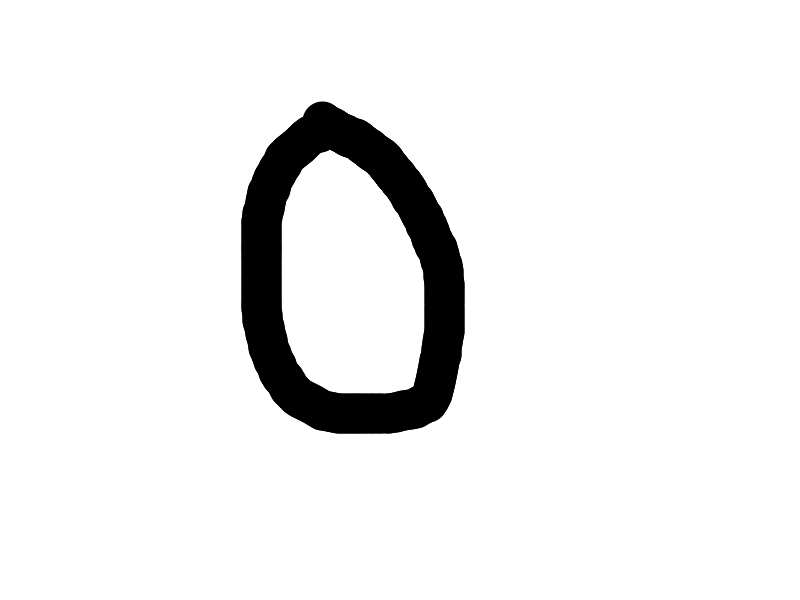
#> input picture t0.jpg, 800 x 600 px
$ python -i pic.py   (imports and definitions only)   (older library calls are emulated)
#> lines starting #> are read from the running program, lines starting #| are printed output that depends on the picture; after the words box and inside, x2 and y2 are one past the last pixel; in counts of white or black regions, pixels touching at a corner belong together; long printed decimals are rounded
import cv2,sys
import numpy as np
import tensorflow as tf

def pic2data(img_name):
    # 获取图片
#> called with img_name = 't0.jpg'
    img = cv2.imread(img_name)
#> img is the input picture: shape (600, 800, 3); min 0, max 255, mean 238.4
    #转换成灰度
    gray = cv2.cvtColor(img, cv2.COLOR_BGR2GRAY)
    #去噪（有 均值滤波器、高斯滤波器、中值滤波器、双边滤波器等, 高斯去噪效果最好）
    #blurred = cv2.GaussianBlur(gray, (9, 9),0)
    #反转
    _, binary_inv = cv2.threshold(gray,127,255,cv2.THRESH_BINARY_INV)
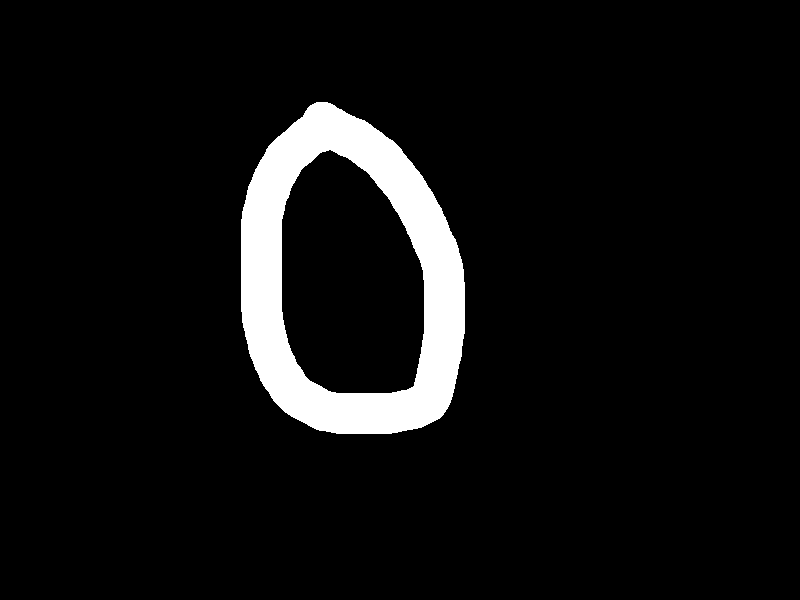
#> binary_inv: shape (600, 800); 6.5% white; 1 white region

    #找区域轮廓 findContours函数
    #参数一：要检索的图片，必须为二值化图像，即黑白的（不是灰度图）
    #参数二：轮廓类型
    #   cv2.RETR_EXTERNAL           表示只检测外轮廓
    #   cv2.RETR_CCOMP              建立两个等级的轮廓,上一层是外边界，里一层为内孔边界信息
    #   cv2.RETR_LIST               检测的轮廓不建立等级关系
    #   cv2.RETR_TREE               建立一个等级树结构的轮廓
    #参数三：处理近似方法
    #   cv2.CHAIN_APPROX_NONE       存储所有的轮廓点，相邻的两个点的像素位置差不超过1
    #   cv2.CHAIN_APPROX_SIMPLE     压缩垂直、水平、对角方向，只保留端点
    #   cv2.CHAIN_APPROX_TC89_L1    使用teh-Chini近似算法
    #   cv2.CHAIN_APPROX_TC89_KCOS  使用teh-Chini近似算法
    (_, cnts, _) = cv2.findContours(binary_inv, cv2.RETR_EXTERNAL,cv2.CHAIN_APPROX_SIMPLE)
#> cnts = 1 contour; box (x1, y1, x2, y2) and area: (241, 102, 465, 434) 58831

    #计算矩阵轮廓
    c = sorted(cnts, key=cv2.contourArea, reverse=True)[0]
#> c = contour of 350 points, box (x1, y1, x2, y2) (241, 102, 465, 434), area 58831
    rect = cv2.minAreaRect(c)
#> rect = ((352.5, 267.5), (331, 223), -90)
    box = np.int0(cv2.boxPoints(rect))  #4点坐标矩阵
#> box = [[464, 432], [241, 432], [241, 102], [464, 102]]

    #画轮廓
    draw_img = cv2.drawContours(img.copy(), [box], -1, (0, 0, 255), 3)
    #据轮廓切割图
    #img_crop = img[y1_min:y2_max,x1_min:x2_max,:]
    #img_crop = gray[12:542,120:577]  #按照未旋转的轮廓截取，旋转待研究，目前没有必要
    y_min = box.T[1].min()
#> y_min = 102
    y_max = box.T[1].max()
#> y_max = 432
    x_min = box.T[0].min()
#> x_min = 241
    x_max = box.T[0].max()
#> x_max = 464
    print(y_min, y_max, x_min, x_max)
#| 102 432 241 464
    p=0.4
    y_temp = (int(y_max) - int(y_min))*p/2
#> y_temp = 66
    x_temp = (int(x_max) - int(x_min))*p/2
#> x_temp = 44.6
    y_min = max(0,y_min-y_temp)
#> y_min = 36
    y_max = y_max + y_temp/2
#> y_max = 465
    x_min = max(0, x_min - x_temp)
#> x_min = 196.4
    x_max = x_max + x_temp
#> x_max = 508.6
    print(y_min, y_max, x_min, x_max)
#| 36.0 465.0 196.4 508.6
    print(int(y_min), int(y_max), int(x_min), int(x_max))
#| 36 465 196 508
    img_crop = binary_inv[int(y_min):int(y_max),int(x_min):int(x_max)]
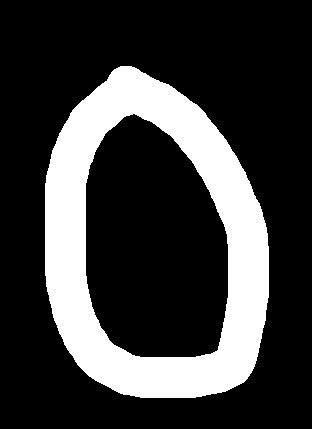
#> img_crop: shape (429, 312); 23.5% white; 1 white region, box (x1, y1, x2, y2) and area: (45, 66, 269, 398) 31436

    #图像缩小
    res = cv2.resize(img_crop,(28,28),interpolation=cv2.INTER_CUBIC)
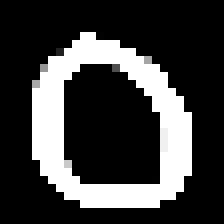
#> res: shape (28, 28) (shown 8 times larger); min 0, max 255, mean 62.1
    cv2.imwrite("temp_res.jpg", res)
    # [5 lines of commented-out code are left out]
    cv2.imshow(str(img_name)+"-draw_img", draw_img)
    cv2.imshow(str(img_name)+"-res", res)
    cv2.waitKey()
    cv2.destroyAllWindows()
    #转换成可对接的数据
    res.shape = -1,784
    x = res.astype(np.float32)
    xr = np.multiply(x,1.0/255)
    #print('res.shape,xr.shape:\t'+str(res.shape)+',\t'+str(xr.shape))
    return xr

# ----------------------------------------------------------------------------------------

def tensor_flow(x_value, prob_value):
    with tf.Session() as sess:
        # 取Model
        sess.run(init)
        # add by steven
        #writer = tf.summary.FileWriter("/home/lab/tf/tp_log", sess.graph)

        saver.restore(sess, '/home/stevenpan/work/tf/ModelconvNN2/model.ckpt')
        y_result = sess.run(y_conv, feed_dict={x: x_value, keep_prob: prob_value})
        # label_result = tf.argmax(y_result,1)
        # print('结果：' + str(np.argmax(y_result)))
    #writer.close()
    return str(np.argmax(y_result))


#import tensorflow as tf
#建模型
# [4 lines not run here, left out]
# [1 line that did not run here, left out]
#定义处理函数
def conv2d(x,w):
    #卷积不改变输入的shape
    return tf.nn.conv2d(x,w,strides=[1,1,1,1],padding='SAME')
#对Tensorflow的池化进行封装
def max_pool_2x2(x):
    return tf.nn.max_pool(x, ksize=[1,2,2,1], strides=[1,2,2,1], padding='SAME')
def weight_variable(shape):
    #初始化权重，正态分布，标准方差为0.1
    initial = tf.truncated_normal(shape, stddev=0.1)
    return tf.Variable(initial)
def bias_variable(shape):
    #初始化偏置值，设置非零避免死神经元
    initial = tf.constant(0.1, shape=shape)
    return tf.Variable(initial)

# [22 lines not run here, left out]

# [1 line that did not run here, left out]
# [1 line that did not run here, left out]


#---main ------
imgs = sys.argv[1:]
r = []
t_name = ''
# [12 lines not run here, left out]

>>> result = pic2data('t0.jpg')

$ run again, on t2.jpg
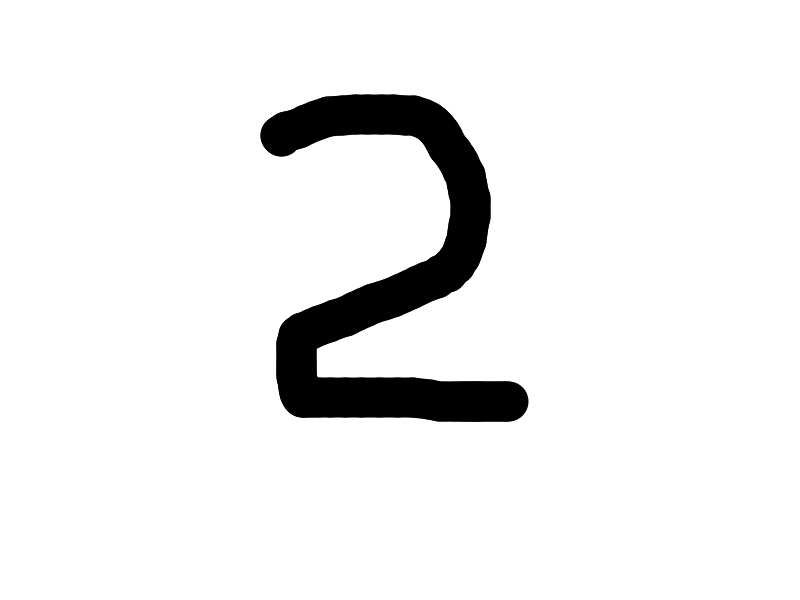
#> input picture t2.jpg, 800 x 600 px
#> in pic2data, img is the input picture: shape (600, 800, 3); min 0, max 255, mean 238.2
#> in pic2data, `_, binary_inv = cv2.threshold(gray,127,255,cv2.THRESH_BINARY_INV)`:
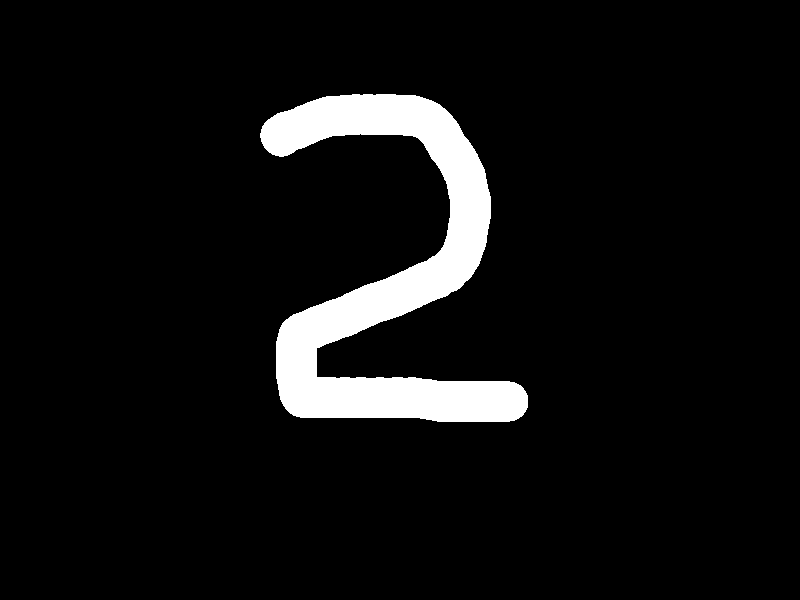
#> binary_inv: shape (600, 800); 6.6% white; 1 white region
#> cnts = 1 contour; box (x1, y1, x2, y2) and area: (260, 94, 528, 422) 31039
#> c = contour of 619 points, box (x1, y1, x2, y2) (260, 94, 528, 422), area 31039
#> rect = ((393.1, 260), (249.3, 336.7), -3.8)
#> box = [[279, 436], [257, 100], [506, 83], [528, 419]]
#> in pic2data, `y_min = box.T[1].min()`: y_min = 83
#> in pic2data, `y_max = box.T[1].max()`: y_max = 436
#> in pic2data, `x_min = box.T[0].min()`: x_min = 257
#> in pic2data, `x_max = box.T[0].max()`: x_max = 528
#| 83 436 257 528
#> y_temp = 70.6
#> x_temp = 54.2
#> in pic2data, `y_min = max(0,y_min-y_temp)`: y_min = 12.4
#> in pic2data, `y_max = y_max + y_temp/2`: y_max = 471.3
#> in pic2data, `x_min = max(0, x_min - x_temp)`: x_min = 202.8
#> in pic2data, `x_max = x_max + x_temp`: x_max = 582.2
#| 12.400 471.3 202.8 582.2
#| 12 471 202 582
#> img_crop: shape (459, 380); 18.2% white; 1 white region, box (x1, y1, x2, y2) and area: (58, 82, 326, 410) 31808
#> in pic2data, `res = cv2.resize(img_crop,(28,28),interpolation=cv2.INTER_CUBIC)`:
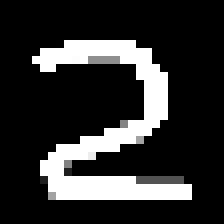
#> res: shape (28, 28) (shown 8 times larger); min 0, max 255, mean 48

$ run again, on t4.jpg
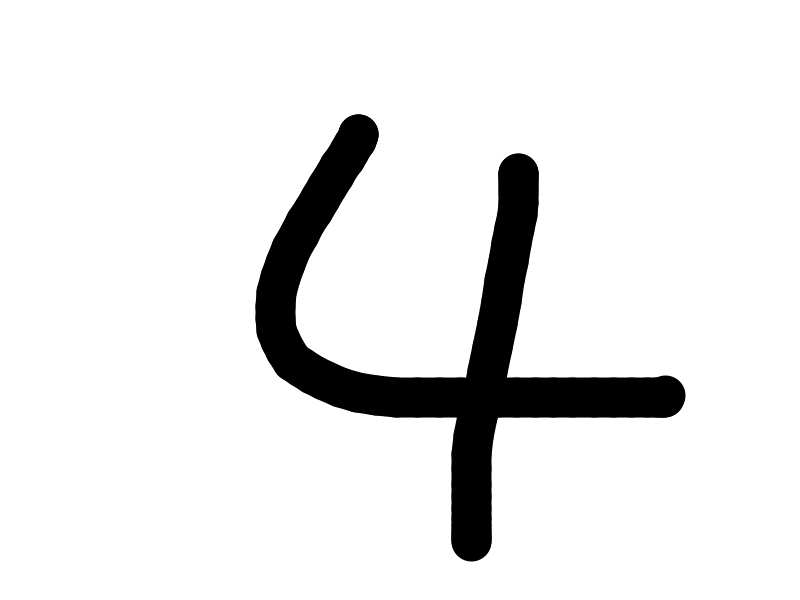
#> input picture t4.jpg, 800 x 600 px
#> in pic2data, img is the input picture: shape (600, 800, 3); min 0, max 255, mean 233
#> in pic2data, `_, binary_inv = cv2.threshold(gray,127,255,cv2.THRESH_BINARY_INV)`:
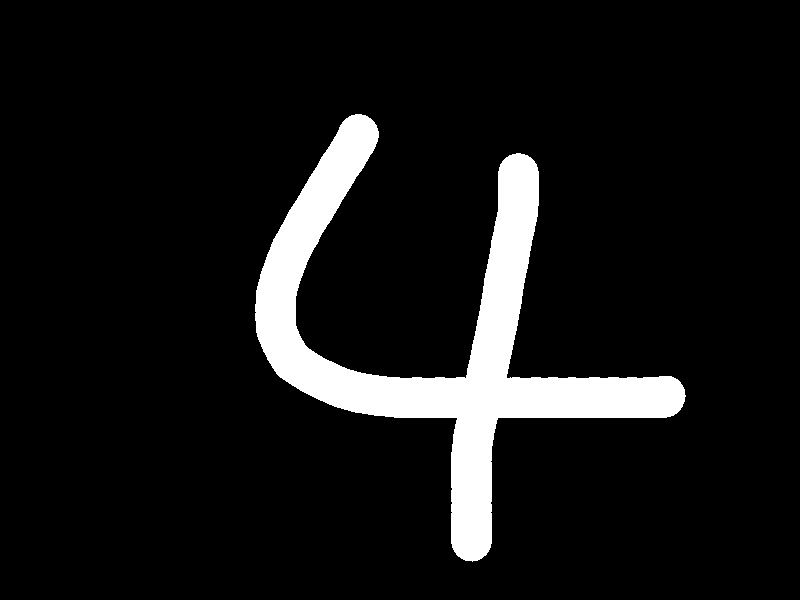
#> binary_inv: shape (600, 800); 8.6% white; 1 white region
#> cnts = 1 contour; box (x1, y1, x2, y2) and area: (255, 114, 686, 562) 40481
#> c = contour of 768 points, box (x1, y1, x2, y2) (255, 114, 686, 562), area 40481
#> rect = ((442, 316.8), (333.5, 433.6), -36.63)
#> box = [[437, 590], [178, 242], [446, 43], [705, 391]]
#> in pic2data, `y_min = box.T[1].min()`: y_min = 43
#> in pic2data, `y_max = box.T[1].max()`: y_max = 590
#> in pic2data, `x_min = box.T[0].min()`: x_min = 178
#> in pic2data, `x_max = box.T[0].max()`: x_max = 705
#| 43 590 178 705
#> y_temp = 109.4
#> x_temp = 105.4
#> in pic2data, `y_min = max(0,y_min-y_temp)`: y_min = 0
#> in pic2data, `y_max = y_max + y_temp/2`: y_max = 644.7
#> in pic2data, `x_min = max(0, x_min - x_temp)`: x_min = 72.6
#> in pic2data, `x_max = x_max + x_temp`: x_max = 810.4
#| 0 644.7 72.6 810.4
#| 0 644 72 810
#> img_crop: shape (600, 728); 9.5% white; 1 white region, box (x1, y1, x2, y2) and area: (183, 114, 614, 562) 41481
#> in pic2data, `res = cv2.resize(img_crop,(28,28),interpolation=cv2.INTER_CUBIC)`:
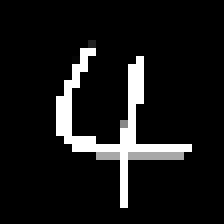
#> res: shape (28, 28) (shown 8 times larger); min 0, max 255, mean 22.9
